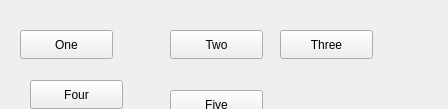
<?xml version="1.0" encoding="UTF-8"?>
<ui version="4.0">
 <class>Widget</class>
 <widget class="QWidget" name="Widget">
  <property name="geometry">
   <rect>
    <x>0</x>
    <y>0</y>
    <width>448</width>
    <height>109</height>
   </rect>
  </property>
  <property name="windowTitle">
   <string>Widget</string>
  </property>
  <widget class="QPushButton" name="button1">
   <property name="geometry">
    <rect>
     <x>20</x>
     <y>30</y>
     <width>93</width>
     <height>29</height>
    </rect>
   </property>
   <property name="text">
    <string>One</string>
   </property>
  </widget>
  <widget class="QPushButton" name="button2">
   <property name="geometry">
    <rect>
     <x>170</x>
     <y>30</y>
     <width>93</width>
     <height>29</height>
    </rect>
   </property>
   <property name="text">
    <string>Two</string>
   </property>
  </widget>
  <widget class="QPushButton" name="button3">
   <property name="geometry">
    <rect>
     <x>280</x>
     <y>30</y>
     <width>93</width>
     <height>29</height>
    </rect>
   </property>
   <property name="sizePolicy">
    <sizepolicy hsizetype="Minimum" vsizetype="Expanding">
     <horstretch>0</horstretch>
     <verstretch>0</verstretch>
    </sizepolicy>
   </property>
   <property name="text">
    <string>Three</string>
   </property>
  </widget>
  <widget class="QPushButton" name="button4">
   <property name="geometry">
    <rect>
     <x>30</x>
     <y>80</y>
     <width>93</width>
     <height>29</height>
    </rect>
   </property>
   <property name="text">
    <string>Four</string>
   </property>
  </widget>
  <widget class="QPushButton" name="button5">
   <property name="geometry">
    <rect>
     <x>170</x>
     <y>90</y>
     <width>93</width>
     <height>29</height>
    </rect>
   </property>
   <property name="text">
    <string>Five</string>
   </property>
  </widget>
  <widget class="QPushButton" name="button9">
   <property name="geometry">
    <rect>
     <x>250</x>
     <y>160</y>
     <width>93</width>
     <height>29</height>
    </rect>
   </property>
   <property name="text">
    <string>Nine</string>
   </property>
  </widget>
  <widget class="QPushButton" name="button7">
   <property name="geometry">
    <rect>
     <x>30</x>
     <y>150</y>
     <width>93</width>
     <height>29</height>
    </rect>
   </property>
   <property name="sizePolicy">
    <sizepolicy hsizetype="Expanding" vsizetype="Fixed">
     <horstretch>0</horstretch>
     <verstretch>0</verstretch>
    </sizepolicy>
   </property>
   <property name="text">
    <string>Seven</string>
   </property>
  </widget>
 </widget>
 <resources/>
 <connections/>
</ui>
